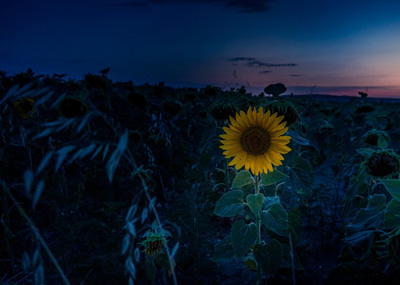
#> input picture cv_ws/images/low.jpg, 400 x 285 px, found by its file name
$ python image_min_max.py
#> lines starting #> are read from the running program, lines starting #| are printed output that depends on the picture
import numpy as np, cv2

image = cv2.imread("images/low.jpg", cv2.IMREAD_GRAYSCALE)
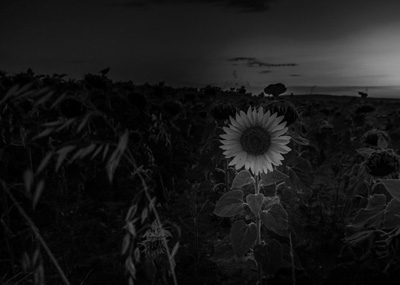
#> image: shape (285, 400); min 0, max 152, mean 24.3
if image is None: raise Exception("영상 파일 읽기 오류 발생")

(min_val, max_val, _, _) = cv2.minMaxLoc(image)  # 최솟값과 최댓값 가져오기
#> min_val = 0; max_val = 152

ratio = 255/(max_val - min_val)
#> ratio = 1.68
dst = np.round((image - min_val) * ratio).astype('uint8')
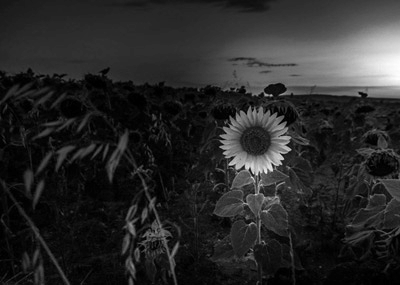
#> dst: shape (285, 400); min 0, max 255, mean 40.8
(min_dst, max_dst, _, _) = cv2.minMaxLoc(dst)
#> min_dst = 0; max_dst = 255

print("원본 영상 최솟값= %d , 최댓값= %d" % (min_val, max_val))
#| 원본 영상 최솟값= 0 , 최댓값= 152
print("수정 영상 최솟값= %d , 최댓값= %d" % (min_dst, max_dst))
#| 수정 영상 최솟값= 0 , 최댓값= 255
cv2.imshow("image", image)
cv2.imshow("dst"  , dst)
cv2.waitKey(0)
